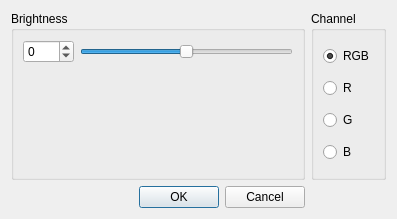
<?xml version="1.0" encoding="UTF-8"?>
<ui version="4.0">
 <class>brightnessDialog</class>
 <widget class="QDialog" name="brightnessDialog">
  <property name="geometry">
   <rect>
    <x>0</x>
    <y>0</y>
    <width>397</width>
    <height>219</height>
   </rect>
  </property>
  <property name="windowTitle">
   <string>Dialog</string>
  </property>
  <layout class="QGridLayout" name="gridLayout_2">
   <item row="0" column="0">
    <widget class="QGroupBox" name="brightnessGroupBox">
     <property name="sizePolicy">
      <sizepolicy hsizetype="Expanding" vsizetype="Preferred">
       <horstretch>0</horstretch>
       <verstretch>0</verstretch>
      </sizepolicy>
     </property>
     <property name="minimumSize">
      <size>
       <width>0</width>
       <height>0</height>
      </size>
     </property>
     <property name="title">
      <string>Brightness</string>
     </property>
     <layout class="QGridLayout" name="gridLayout">
      <item row="0" column="0">
       <widget class="QSpinBox" name="spinBox">
        <property name="sizePolicy">
         <sizepolicy hsizetype="Minimum" vsizetype="Fixed">
          <horstretch>0</horstretch>
          <verstretch>0</verstretch>
         </sizepolicy>
        </property>
        <property name="minimum">
         <number>-256</number>
        </property>
        <property name="maximum">
         <number>256</number>
        </property>
       </widget>
      </item>
      <item row="0" column="1">
       <widget class="QSlider" name="horizontalSlider">
        <property name="sizePolicy">
         <sizepolicy hsizetype="Expanding" vsizetype="Fixed">
          <horstretch>0</horstretch>
          <verstretch>0</verstretch>
         </sizepolicy>
        </property>
        <property name="minimumSize">
         <size>
          <width>0</width>
          <height>0</height>
         </size>
        </property>
        <property name="minimum">
         <number>-256</number>
        </property>
        <property name="maximum">
         <number>256</number>
        </property>
        <property name="orientation">
         <enum>Qt::Horizontal</enum>
        </property>
       </widget>
      </item>
      <item row="1" column="1">
       <spacer name="verticalSpacer">
        <property name="orientation">
         <enum>Qt::Vertical</enum>
        </property>
        <property name="sizeHint" stdset="0">
         <size>
          <width>20</width>
          <height>40</height>
         </size>
        </property>
       </spacer>
      </item>
     </layout>
    </widget>
   </item>
   <item row="0" column="1">
    <widget class="QGroupBox" name="channelGroupBox">
     <property name="minimumSize">
      <size>
       <width>0</width>
       <height>0</height>
      </size>
     </property>
     <property name="title">
      <string>Channel</string>
     </property>
     <layout class="QVBoxLayout" name="verticalLayout">
      <item>
       <widget class="QRadioButton" name="rgbButton">
        <property name="text">
         <string>RGB</string>
        </property>
        <property name="checked">
         <bool>true</bool>
        </property>
       </widget>
      </item>
      <item>
       <widget class="QRadioButton" name="rButton">
        <property name="text">
         <string>R</string>
        </property>
       </widget>
      </item>
      <item>
       <widget class="QRadioButton" name="gButton">
        <property name="text">
         <string>G</string>
        </property>
       </widget>
      </item>
      <item>
       <widget class="QRadioButton" name="bButton">
        <property name="text">
         <string>B</string>
        </property>
       </widget>
      </item>
     </layout>
    </widget>
   </item>
   <item row="1" column="0">
    <widget class="QDialogButtonBox" name="buttonBox">
     <property name="orientation">
      <enum>Qt::Horizontal</enum>
     </property>
     <property name="standardButtons">
      <set>QDialogButtonBox::Cancel|QDialogButtonBox::Ok</set>
     </property>
    </widget>
   </item>
  </layout>
 </widget>
 <resources/>
 <connections>
  <connection>
   <sender>buttonBox</sender>
   <signal>accepted()</signal>
   <receiver>brightnessDialog</receiver>
   <slot>accept()</slot>
   <hints>
    <hint type="sourcelabel">
     <x>248</x>
     <y>254</y>
    </hint>
    <hint type="destinationlabel">
     <x>157</x>
     <y>274</y>
    </hint>
   </hints>
  </connection>
  <connection>
   <sender>buttonBox</sender>
   <signal>rejected()</signal>
   <receiver>brightnessDialog</receiver>
   <slot>reject()</slot>
   <hints>
    <hint type="sourcelabel">
     <x>316</x>
     <y>260</y>
    </hint>
    <hint type="destinationlabel">
     <x>286</x>
     <y>274</y>
    </hint>
   </hints>
  </connection>
  <connection>
   <sender>horizontalSlider</sender>
   <signal>valueChanged(int)</signal>
   <receiver>spinBox</receiver>
   <slot>setValue(int)</slot>
   <hints>
    <hint type="sourcelabel">
     <x>164</x>
     <y>82</y>
    </hint>
    <hint type="destinationlabel">
     <x>158</x>
     <y>120</y>
    </hint>
   </hints>
  </connection>
  <connection>
   <sender>spinBox</sender>
   <signal>valueChanged(int)</signal>
   <receiver>horizontalSlider</receiver>
   <slot>setValue(int)</slot>
   <hints>
    <hint type="sourcelabel">
     <x>138</x>
     <y>122</y>
    </hint>
    <hint type="destinationlabel">
     <x>130</x>
     <y>79</y>
    </hint>
   </hints>
  </connection>
 </connections>
</ui>
